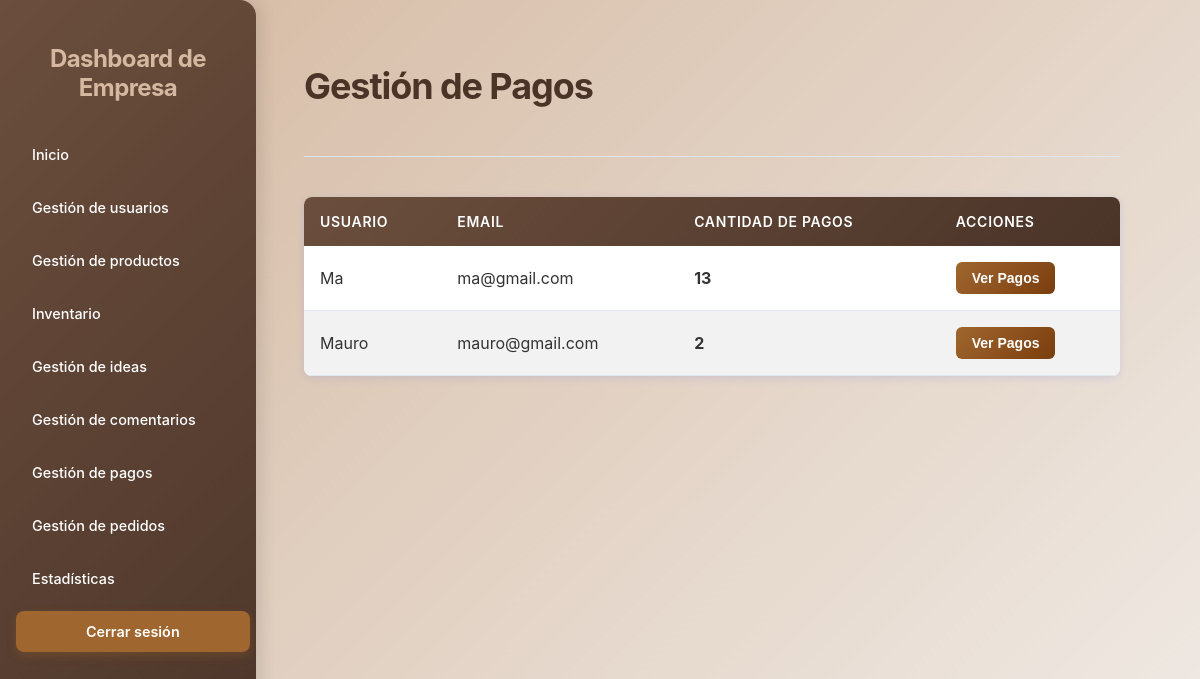
Page /gestion-pagos/ (signed in) on the committed database.
### core/models.py (models this page shows, shortened)
class UserClientes(models.Model):
    usernameCliente = models.CharField(max_length=100, unique=True)
    passwordCliente = models.CharField(max_length=100)
    email = models.EmailField(max_length=100, blank=True)
    is_active = models.BooleanField(default=True)
    last_modified = models.DateTimeField(auto_now=True)
    status_changed_at = models.DateTimeField(null=True, blank=True)
    foto_perfil = models.ImageField(upload_to='uploads/perfiles/', blank=True, null=True)
    nombre_completo = models.CharField(max_length=200, blank=True, null=True)
    telefono = models.CharField(max_length=20, blank=True, null=True, validators=[RegexValidator(r'^\d{7,15}$', 'Ingrese un número de teléfono válido (solo números, 7-15 dígitos)')])
    direccion = models.CharField(max_length=300, blank=True, null=True)
    ciudad = models.CharField(max_length=100, blank=True, null=True)
    departamento = models.CharField(max_length=100, blank=True, null=True)
    codigo_postal = models.CharField(max_length=10, blank=True, null=True)

### Empresas/views.py (the view)
# urls.py: path('gestion-pagos/', views.gestion_pagos_view, name='gestion_pagos'),
def gestion_pagos_view(request):
    if 'usernameEmpresa' not in request.session:
        messages.error(request, 'Debes iniciar sesión como empresa')
        return redirect('loginEmpresa')
    from django.db.models import Count
    clientes_con_pagos = UserClientes.objects.filter(
        pagos__isnull=False
    ).annotate(
        cantidad_pagos=Count('pagos')
    ).order_by('-cantidad_pagos')
    context = {
        'clientes_con_pagos': clientes_con_pagos,
    }
    return render(request, 'Empresas/gestion_pagos.html', context)

### core/context_processors.py (called while the page is built, shortened)
def idea_notifications(request):
    username_cliente = request.session.get('usernameCliente')
    username_empresa = request.session.get('usernameEmpresa')
    has_notif = False
    try:
        if username_cliente:
            has_notif = MensajeIdea.objects.filter(
                idea__autor=username_cliente,
                remitente_tipo='empresa',
                leido=False
            ).exists()
    except Exception as e:
        print(f"Error en idea_notifications: {str(e)}")
        has_notif = False
    return {
        'has_idea_notifications': has_notif
    }

### Empresas/templates/Empresas/gestion_pagos.html (shortened to what this page needs)
<!DOCTYPE html>
<html lang="es">
<head>
    {% load static %}
    <link rel="stylesheet" href="{% static 'Empresas/css/styles3.css' %}">
    <link rel="stylesheet" href="{% static 'Empresas/css/pagos.css' %}">
</head>
<body>
    <div class="dashboard-container">
        <aside>
            <h2>Dashboard de Empresa</h2>
            <nav>
                <ul>
                    <li><a href="{% url 'dashboardEmpresa' %}">Inicio</a></li>
                    <li><a href="{% url 'usuarios' %}">Gestión de usuarios</a></li>
                    <li><a href="{% url 'GestiProductos' %}">Gestión de productos</a></li>
                    <li><a href="{% url 'inventario' %}">Inventario</a></li>
                    <li><a href="{% url 'empresa_ideas' %}">Gestión de ideas</a></li>
                    <li><a href="{% url 'empresa_comentarios' %}">Gestión de comentarios</a></li>
                    <li><a href="{% url 'gestion_pagos' %}">Gestión de pagos</a></li>
                    <li><a href="{% url 'gestion_pedidos' %}">Gestión de pedidos</a></li>
                    <li><a href="{% url 'estadisticas' %}">Estadísticas</a></li>
                </ul>
            </nav>
            <a href="{% url 'logout' %}" class="logout-button">Cerrar sesión</a>
        </aside>
        <main>
            <header>
                <h1>Gestión de Pagos</h1>
            </header>
            {% if clientes_con_pagos %}
                <div class="tabla-clientes">
                    <table>
                        <thead>
                            <tr>
                                <th>Usuario</th>
                                <th>Email</th>
                                <th>Cantidad de Pagos</th>
                                <th>Acciones</th>
                            </tr>
                        </thead>
                        <tbody>
                            {% for cliente in clientes_con_pagos %}
                            <tr>
                                <td>{{ cliente.usernameCliente }}</td>
                                <td>{{ cliente.email }}</td>
                                <td><strong>{{ cliente.cantidad_pagos }}</strong></td>
                                <td>
                                    <button class="btn-ver-pagos" onclick="verPagosCliente({{ cliente.id }}, '{{ cliente.usernameCliente }}')">
                                        Ver Pagos
                                    </button>
                                </td>
                            </tr>
                            {% endfor %}
                        </tbody>
                    </table>
                </div>
            {% else %}
                <div class="no-datos">
                    No hay pagos registrados aún.
                </div>
            {% endif %}
        </main>
    </div>
    {% include 'core/modal_notificaciones.html' %}
{% load static %}
<link rel="stylesheet" href="{% static 'core/css/floating.css' %}">
<link rel="stylesheet" href="{% static 'core/css/notificaciones.css' %}">
</body>
</html>

### Empresas/static/Empresas/css/styles3.css (style rules this page uses)
body { font-family: 'Inter', sans-serif; background: linear-gradient(135deg, #D4B8A0 0%, #f0ebe6 100%); margin: 0; padding: 0; }
.dashboard-container { min-height: 100vh; display: flex; }
aside { background: linear-gradient(135deg, #6B4E3D, #4A3428); color: #ffffff; padding: 1.5rem 1rem; border-top-right-radius: 1rem; border-bottom-right-radius: 1rem; box-shadow: 6px 0 15px rgba(0, 0, 0, 0.1); display: flex; flex-direction: column; width: 14rem; min-width: 14rem; max-width: 14rem; height: 100vh; position: fixed; left: 0; top: 0; overflow-y: auto; flex-shrink: 0; }
aside nav { flex-grow: 0; }
aside nav ul { list-style: none; padding: 0; margin: 0; }
aside h2 { font-size: 1.5rem; font-weight: 700; margin-bottom: 2rem; color: #D4B8A0; letter-spacing: -0.025em; text-align: center; }
aside nav ul li { margin-bottom: 0.75rem; }
aside nav ul li a { display: flex; align-items: center; padding: 0.75rem 1rem; border-radius: 0.5rem; transition: background-color 0.3s ease, color 0.3s ease, transform 0.2s ease; color: #ffffff; text-decoration: none; font-weight: 500; font-size: 0.9rem; }
.logout-button { display: block; width: 90%; margin: 0 auto; text-align: center; padding: 0.75rem 1rem; background-color: #A0662F; color: white; font-weight: 600; font-size: 0.9rem; border-radius: 0.5rem; transition: background-color 0.3s ease, transform 0.2s ease; box-shadow: 0 4px 10px rgba(160, 102, 47, 0.3); text-decoration: none; }
main { flex-grow: 1; padding: 2.5rem 5rem 6rem 5rem; overflow-y: visible; margin-left: 14rem; min-height: 100vh; width: calc(100% - 14rem); box-sizing: border-box; }
main header { margin-bottom: 2.5rem; display: flex; justify-content: space-between; align-items: center; padding-bottom: 1.5rem; border-bottom: 1px solid #e0e6ec; max-width: 1400px; }
main h1 { font-size: 2.25rem; font-weight: 700; color: #4A3428; letter-spacing: -0.03em; }
table { width: 100%; border-collapse: collapse; margin-top: 20px; box-shadow: 0 2px 8px rgba(0, 38, 255, 0.1); background-color: #fff; border-radius: 8px; overflow: hidden; }
thead { background: linear-gradient(135deg, #6B4E3D, #4A3428); color: #fff; }
th { padding: 1rem; text-align: left; font-weight: 600; text-transform: uppercase; font-size: 0.875rem; letter-spacing: 0.05em; }
tbody tr { border-bottom: 1px solid #e0e6ec; }
tbody tr:nth-child(even) { background-color: #f2f2f2; }
td { padding: 1rem; color: #333; }
td:last-child { white-space: nowrap; }
@media (min-width: 1200px) { main { max-width: 1600px; } }

### Empresas/static/Empresas/css/pagos.css (style rules this page uses)
.btn-ver-pagos { padding: 8px 16px; background: linear-gradient(135deg, #A0662F, #7A3E0E); color: white; border: none; border-radius: 6px; cursor: pointer; font-weight: 600; font-size: 0.875rem; transition: all 0.3s; }

### rows in the picture
UserClientes: usernameCliente "Ma", email "ma@gmail.com", cantidad_pagos "13"
UserClientes: usernameCliente "Mauro", email "mauro@gmail.com", cantidad_pagos "2"
